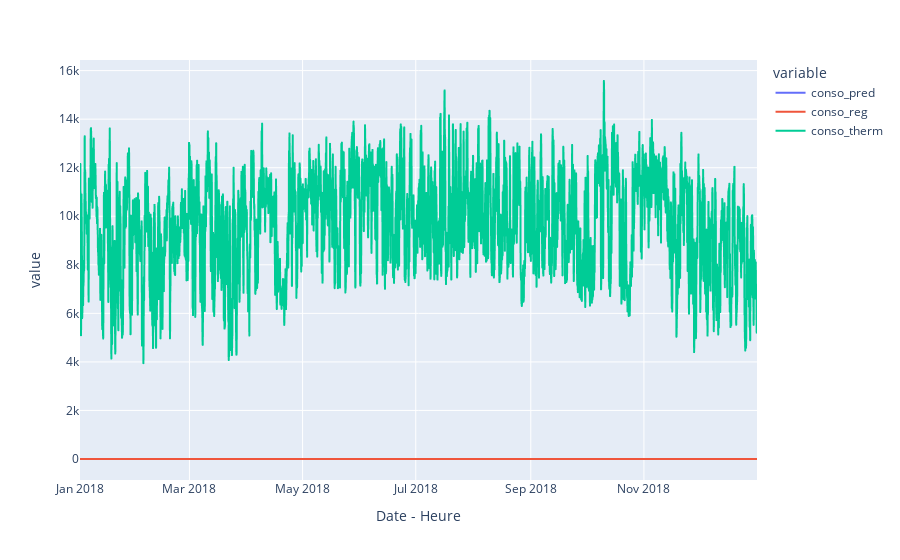

Notebook cell for this chart:
### Code cell
import plotly.express as px
px.line(X_2018[['conso_pred', 'conso_reg', 'conso_therm']])

### Figure 1 — Plotly figure (JSON) as saved in the notebook; plotly's stock layout.template omitted (floating-point values rounded to 4 significant figures; data arrays with more than 128 entries replaced by an {"elided": "..."} marker saying what was removed)
{"data": [{"hovertemplate": "variable=conso_pred<br>Date - Heure=%{x}<br>value=%{y}<extra></extra>", "legendgroup": "conso_pred", "line": {"color": "#636efa", "dash": "solid"}, "marker": {"symbol": "circle"}, "mode": "lines", "name": "conso_pred", "showlegend": true, "type": "scattergl", "x": {"elided": "8760 str values"}, "xaxis": "x", "y": {"elided": "8760 float values"}, "yaxis": "y"}, {"hovertemplate": "variable=conso_reg<br>Date - Heure=%{x}<br>value=%{y}<extra></extra>", "legendgroup": "conso_reg", "line": {"color": "#EF553B", "dash": "solid"}, "marker": {"symbol": "circle"}, "mode": "lines", "name": "conso_reg", "showlegend": true, "type": "scattergl", "x": {"elided": "8760 str values"}, "xaxis": "x", "y": {"elided": "8760 int values"}, "yaxis": "y"}, {"hovertemplate": "variable=conso_therm<br>Date - Heure=%{x}<br>value=%{y}<extra></extra>", "legendgroup": "conso_therm", "line": {"color": "#00cc96", "dash": "solid"}, "marker": {"symbol": "circle"}, "mode": "lines", "name": "conso_therm", "showlegend": true, "type": "scattergl", "x": {"elided": "8760 str values"}, "xaxis": "x", "y": {"elided": "8760 float values"}, "yaxis": "y"}], "layout": {"legend": {"title": {"text": "variable"}, "tracegroupgap": 0}, "margin": {"t": 60}, "xaxis": {"anchor": "y", "domain": [0, 1], "title": {"text": "Date - Heure"}}, "yaxis": {"anchor": "x", "domain": [0, 1], "title": {"text": "value"}}}}
